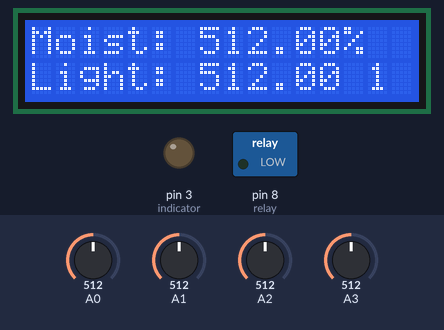
Bench run of a sketch on a simulated Arduino Uno, built with avr-gcc and run on an emulated ATmega328P. Shown: 16×2 character LCD, switched loads named in the sketch (green lamp = pin HIGH), output pins drawn as LEDs (lit = HIGH). The test bench sets the inputs (shaded band); at power-on: A0 = 512, A1 = 512, A2 = 512, A3 = 512. Storage starts empty; what the sketch prints to the serial monitor is not drawn.

Above: at 2.2 s.
2.3 s: A0 set to 410
At 3.5 s:
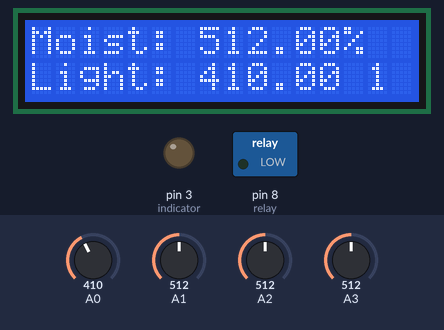
4.7 s: A1 set to 410
At 5.9 s:
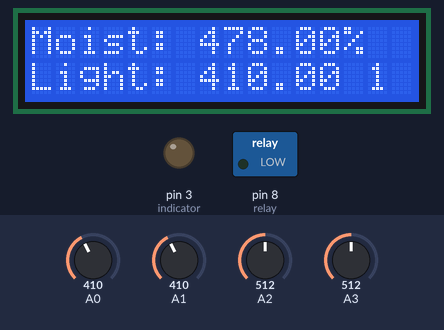
6.8 s: A2 set to 410
At 8.2 s:
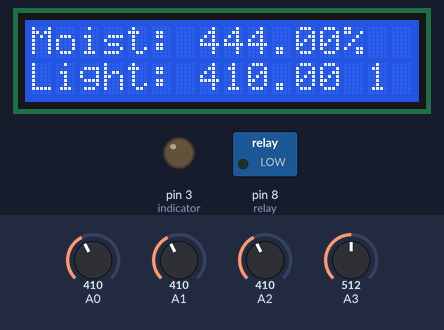
8.9 s: A3 set to 306
At 10.5 s:
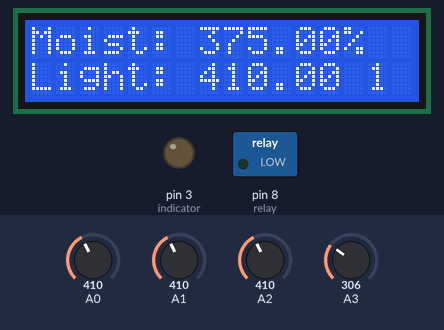
10.9 s: A0 set to 430
At 12.7 s:
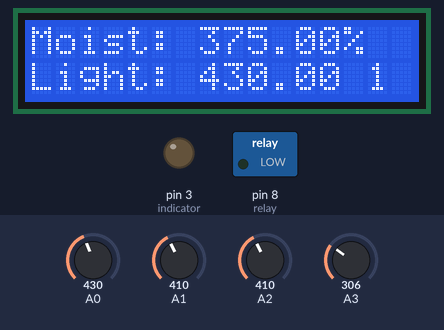
13.0 s: A1 set to 430
At 14.0 s:
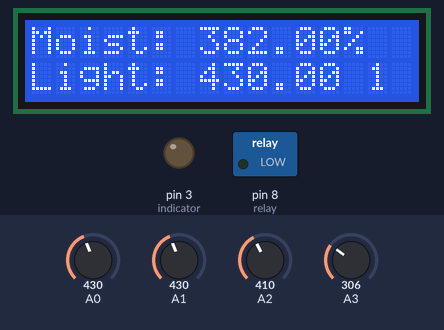
Timing chart, 0 to 16.0 s (numbered marks = the images above; inputs shaded):
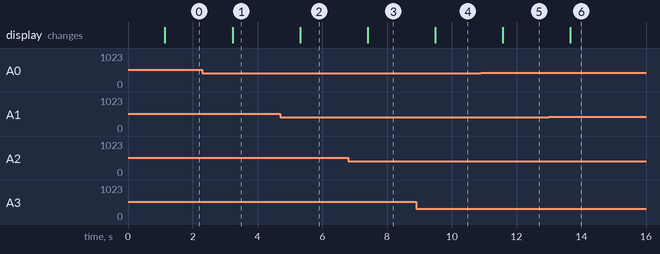

Measured:
- after the input at 2.3 s, the display: changes after 0.93 s (image 1)
- after the input at 4.7 s, the display: changes after 0.62 s (image 2)
- after the input at 6.8 s, the display: changes after 0.60 s (image 3)
- after the input at 8.9 s, the display: changes after 0.59 s (image 4)
- after the input at 10.9 s, the display: changes after 0.68 s (image 5)
- after the input at 13.0 s, the display: changes after 0.67 s (image 6)

The sketch:

PlantPump.ino
```cpp
//Sample Code
/*
  # Example code for the moisture sensor
  # Connect the sensor to the A0 (Analog 0) pin on the Arduino board
  # the sensor value description
  # 0 ~300 dry soil
  # 300~700 humid soil
  # 700~950 in water
*/
#include <LiquidCrystal_I2C.h>
#include <Wire.h>
#include <SPI.h>
#include <SD.h>


int indicator = 3;
float avg = 0, tempLight = 0;
int wait = 1000;
int secCounter = 0;
int minCounter = 0;
int hourCounter = 0;
int relay = 8;

int stat = 0;

File myFile;
LiquidCrystal_I2C lcd(0x3F, 16, 2);

void water(){
  digitalWrite(relay,HIGH);
  delay(1000);
  digitalWrite(relay,LOW);
}

void setup() {
  water();
  lcd.init();  //initialize the lcd
  lcd.backlight();  //open the backlight
  lcd.setCursor(0, 0);

  pinMode(relay,OUTPUT);

  pinMode(indicator, OUTPUT);

 // Open serial communications and wait for port to open:
  Serial.begin(9600);
  while (!Serial) {
    //; // wait for serial port to connect. Needed for native USB port only
  }


  Serial.print("Initializing SD card...");

  if (!SD.begin(4)) {
    Serial.println("initialization failed!");
    stat = 0;
    return;
  }else{
    stat = 1;
  }
  Serial.println("initialization done.");

  // open the file. note that only one file can be open at a time,
  // so you have to close this one before opening another.
  myFile = SD.open("Log.txt", FILE_WRITE);
  myFile.println("\nMoisture 1, Moisture 2, Moisture 3, Moisture Avg, Light Level");
  // if the file opened okay, write to it:
  if (myFile) {
    //Serial.print("Writing to test.txt...");
    //myFile.println("Boop.");
    // close the file:
    myFile.close();
    stat = 1;
    Serial.println("found SD Card.");
  } else {
    // if the file didn't open, print an error:
    Serial.println("error opening test.txt");
    stat=0;
  }

}

void printinfo(){
  myFile = SD.open("Log.txt", FILE_WRITE);

  //(1 - (avg / 1023)) * 100, 3
  //old formula

  myFile.print(analogRead(1));
  myFile.print(" , ");
  myFile.print(analogRead(2));
   myFile.print(" , ");
  myFile.print(analogRead(3));
    myFile.print(" , ");
  myFile.print((analogRead(1)+analogRead(2)+analogRead(3))/3);
    myFile.print(" , ");
  myFile.println(analogRead(0));

  Serial.println(analogRead(1));
  Serial.println(analogRead(2));
  Serial.println(analogRead(3));
  Serial.println((analogRead(1)+analogRead(2)+analogRead(3))/3);
  Serial.println(analogRead(0));
  myFile.close();


}

void loop() {

  lcd.setCursor(0, 0);

  avg = ((analogRead(3) + analogRead(2) + analogRead(1)) / (3)) ;


  //Serial.println(1-(avg/1023));
  tempLight = (analogRead(0));
  lcd.print("Moist: ");
  lcd.print(avg);
  //lcd.print(100 * (1 - (avg / 1023)));
  lcd.print("%");
  lcd.setCursor(0, 1);
  lcd.print("Light: ");
  lcd.print(tempLight);
  lcd.print(" ");
  lcd.print(stat);

  //===========================================

    printinfo();

  //===========================================


  secCounter++;
  if (secCounter >= 60){
    secCounter = 0;
    minCounter++;
  }
  if (minCounter >= 60){
    minCounter==0;
    hourCounter++;

  }

  if (avg > 420 && hourCounter > 6){
    water();
    secCounter+=1;
    hourCounter == 0;
  }


  delay(wait);
}
```
